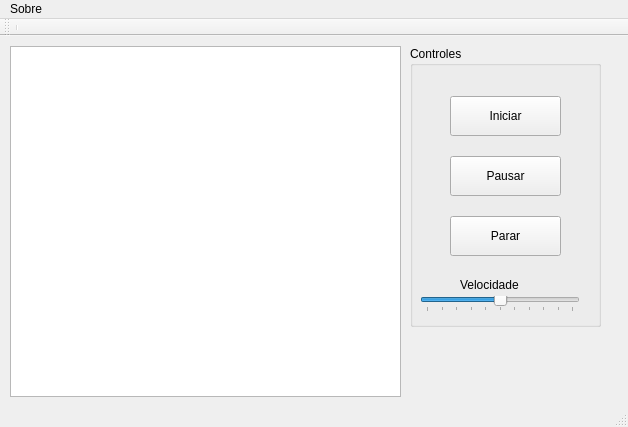
<?xml version="1.0" encoding="UTF-8"?>
<ui version="4.0">
 <class>MainPrincipal</class>
 <widget class="QMainWindow" name="MainPrincipal">
  <property name="geometry">
   <rect>
    <x>0</x>
    <y>0</y>
    <width>628</width>
    <height>427</height>
   </rect>
  </property>
  <property name="windowTitle">
   <string>Celta - Célula Tátil UFSCar</string>
  </property>
  <property name="windowIcon">
   <iconset>
    <normaloff>../icones/ufscar.png</normaloff>../icones/ufscar.png</iconset>
  </property>
  <property name="toolButtonStyle">
   <enum>Qt::ToolButtonTextUnderIcon</enum>
  </property>
  <property name="tabShape">
   <enum>QTabWidget::Triangular</enum>
  </property>
  <widget class="QWidget" name="centralWidget">
   <widget class="QGroupBox" name="groupBox">
    <property name="geometry">
     <rect>
      <x>410</x>
      <y>10</y>
      <width>191</width>
      <height>281</height>
     </rect>
    </property>
    <property name="title">
     <string>Controles</string>
    </property>
    <widget class="QPushButton" name="btnPausar">
     <property name="geometry">
      <rect>
       <x>40</x>
       <y>110</y>
       <width>111</width>
       <height>40</height>
      </rect>
     </property>
     <property name="text">
      <string>Pausar</string>
     </property>
     <property name="icon">
      <iconset>
       <normaloff>../icones/pause.png</normaloff>../icones/pause.png</iconset>
     </property>
     <property name="iconSize">
      <size>
       <width>16</width>
       <height>16</height>
      </size>
     </property>
    </widget>
    <widget class="QPushButton" name="btnParar">
     <property name="geometry">
      <rect>
       <x>40</x>
       <y>170</y>
       <width>111</width>
       <height>40</height>
      </rect>
     </property>
     <property name="text">
      <string>Parar</string>
     </property>
     <property name="icon">
      <iconset>
       <normaloff>../icones/stop.png</normaloff>../icones/stop.png</iconset>
     </property>
     <property name="iconSize">
      <size>
       <width>16</width>
       <height>16</height>
      </size>
     </property>
    </widget>
    <widget class="QPushButton" name="btnIniciar">
     <property name="geometry">
      <rect>
       <x>40</x>
       <y>50</y>
       <width>111</width>
       <height>40</height>
      </rect>
     </property>
     <property name="text">
      <string>Iniciar</string>
     </property>
     <property name="icon">
      <iconset>
       <normaloff>../icones/play-button.png</normaloff>../icones/play-button.png</iconset>
     </property>
     <property name="iconSize">
      <size>
       <width>16</width>
       <height>16</height>
      </size>
     </property>
    </widget>
    <widget class="QSlider" name="qSliderVelocimetro">
     <property name="geometry">
      <rect>
       <x>10</x>
       <y>250</y>
       <width>160</width>
       <height>16</height>
      </rect>
     </property>
     <property name="maximum">
      <number>10</number>
     </property>
     <property name="value">
      <number>5</number>
     </property>
     <property name="orientation">
      <enum>Qt::Horizontal</enum>
     </property>
     <property name="tickPosition">
      <enum>QSlider::TicksBelow</enum>
     </property>
     <property name="tickInterval">
      <number>1</number>
     </property>
    </widget>
    <widget class="QLabel" name="lblVelocidade">
     <property name="geometry">
      <rect>
       <x>50</x>
       <y>230</y>
       <width>91</width>
       <height>17</height>
      </rect>
     </property>
     <property name="text">
      <string>Velocidade</string>
     </property>
    </widget>
   </widget>
   <widget class="QLabel" name="imgCapes">
    <property name="geometry">
     <rect>
      <x>550</x>
      <y>310</y>
      <width>52</width>
      <height>48</height>
     </rect>
    </property>
    <property name="text">
     <string/>
    </property>
    <property name="pixmap">
     <pixmap>../icones/capes.png</pixmap>
    </property>
   </widget>
   <widget class="QPlainTextEdit" name="txtTexto">
    <property name="geometry">
     <rect>
      <x>10</x>
      <y>10</y>
      <width>391</width>
      <height>351</height>
     </rect>
    </property>
    <property name="plainText">
     <string/>
    </property>
   </widget>
   <widget class="QLabel" name="label">
    <property name="geometry">
     <rect>
      <x>410</x>
      <y>310</y>
      <width>114</width>
      <height>48</height>
     </rect>
    </property>
    <property name="text">
     <string/>
    </property>
    <property name="pixmap">
     <pixmap>../icones/ufscar.png</pixmap>
    </property>
   </widget>
  </widget>
  <widget class="QToolBar" name="mainToolBar">
   <attribute name="toolBarArea">
    <enum>TopToolBarArea</enum>
   </attribute>
   <attribute name="toolBarBreak">
    <bool>false</bool>
   </attribute>
   <addaction name="separator"/>
  </widget>
  <widget class="QStatusBar" name="statusBar"/>
  <widget class="QMenuBar" name="menuBar">
   <property name="geometry">
    <rect>
     <x>0</x>
     <y>0</y>
     <width>628</width>
     <height>22</height>
    </rect>
   </property>
   <widget class="QMenu" name="menuolar">
    <property name="title">
     <string>Sobre</string>
    </property>
   </widget>
   <addaction name="menuolar"/>
  </widget>
 </widget>
 <layoutdefault spacing="6" margin="11"/>
 <resources/>
 <connections/>
</ui>
